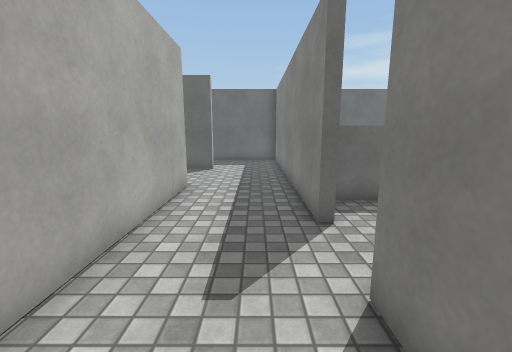
view 1 (above)

19 first-person views from a walk through a Unity game level. The camera is 1.4 m above the floor, tilts 10° down and sees 90° across. The floor is counted in squares, 0.75 m on a side. Each view is taken from the middle of a square. On the plan, view 1 faces up. The plan holds only what a view shows up to about 15 squares ahead; the rest is blank. The place goes on beyond the plan. The player is left out. Surface patterns are stand-ins for the level's own textures.

view 2
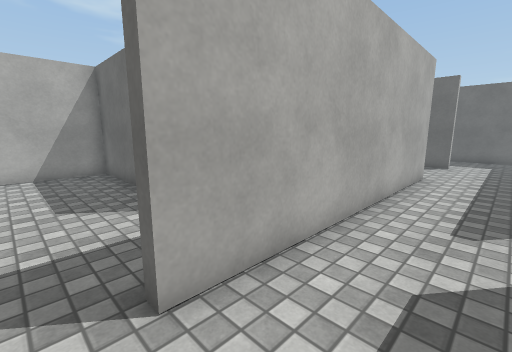

view 3
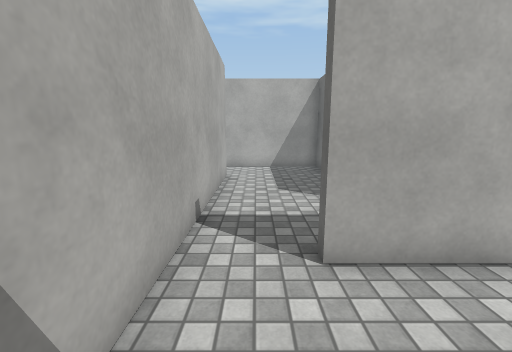

view 4
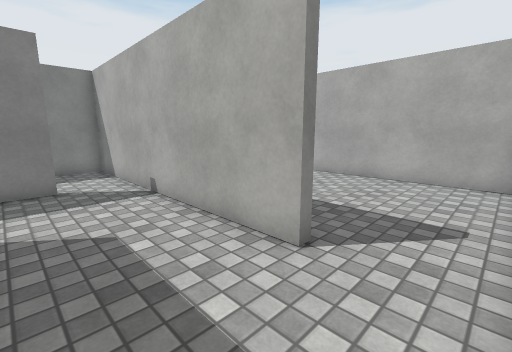

view 5
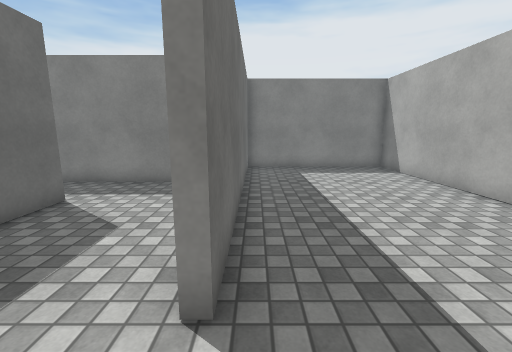

view 6
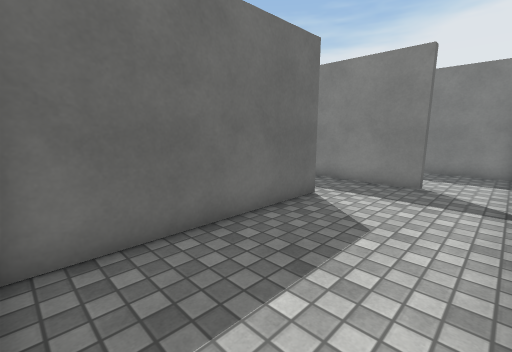

view 7
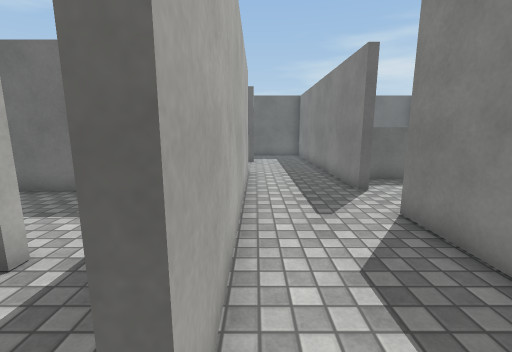

view 8
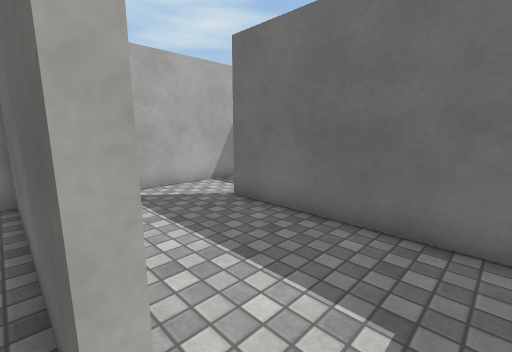

view 9
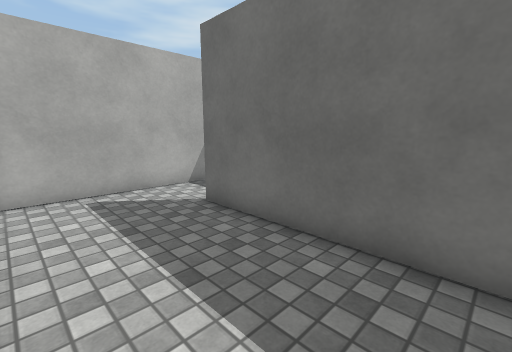

view 10
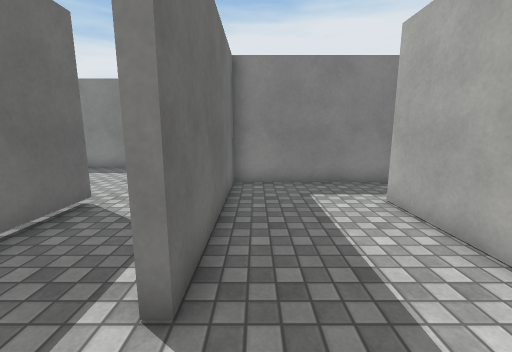

view 11
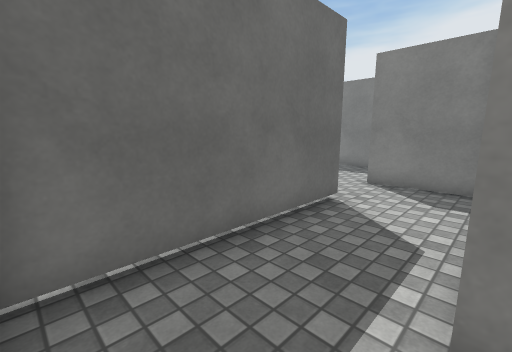

view 12
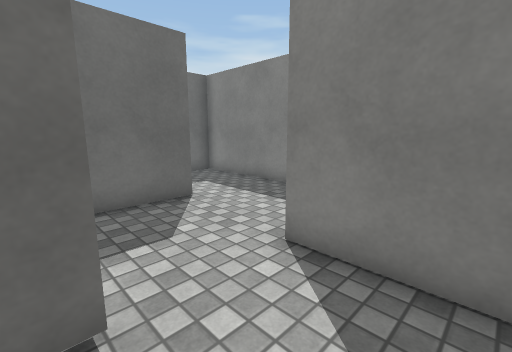

view 13
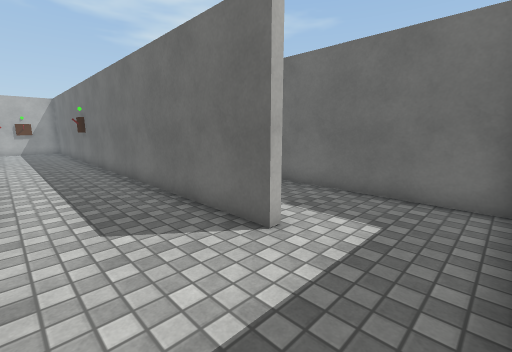

view 14
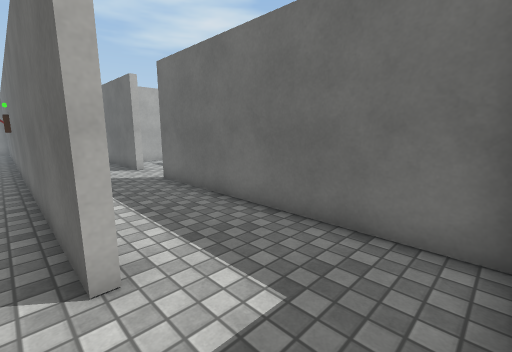

view 15
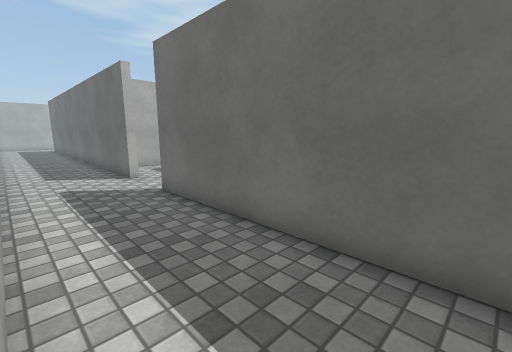

view 16
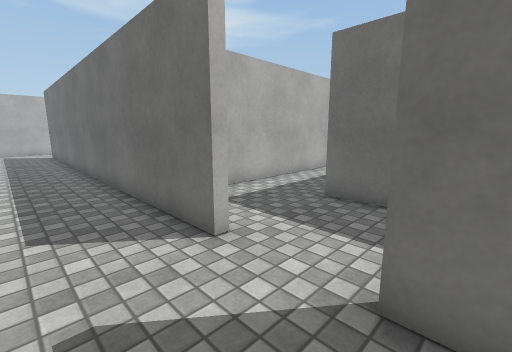

view 17
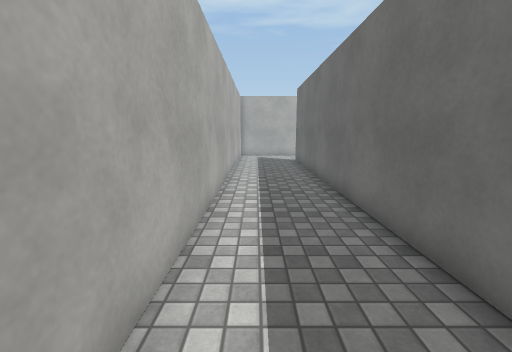

view 18
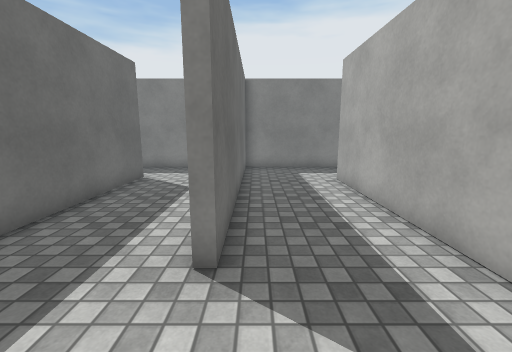

view 19
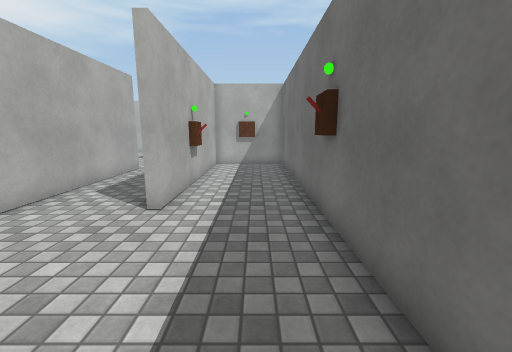

### Floor plan
Points are (right, up) in squares from view 1. A wall is a line through its corners. A room is listed if a view was taken in it or the views show most of it. See-through windows are left out.
Room 1 (views 1, 2, 3, 7, 13, 14, 15, 16, 17, 18, 19)
walls: (-9.1, 12.8) (-2.1, 12.8); (-11.5, 16.5) (-28.5, 16.5); (-2.3, 8.6) (-2.3, -2.1); (-2, 12.5) (-25.6, 12.5) (-25.6, 11.5); (1.3, 5) (1.3, 16.5) (-8.9, 16.5); (-25.6, 9.6) (-25.6, 8.7) (-16.9, 8.7); (-2.4, -4.2) (1.3, -4.2) (1.3, 2.6); (-28.5, 12.8) (-15, 12.8)
ways out: opening at (-3, -3) to room 2; opening at (-4.5, 8) to room 5; opening at (-15, 8); opening at (-10, 17); opening at (1, 4)
objects: other object (-20, 9); other object (-16, 12)
Room 2 (views 4, 6, 8)
walls: (-9.7, -4.6) (-9.7, -4.2) (-2.4, -4.2); (-5.2, 0.1) (-12.3, 0.1) (-12.3, -4.6); (-2.3, -2.1) (-2.7, -2.1) (-2.7, 0.6)
ways out: opening at (-3, -3) to room 1; opening at (-11, -4) to room 3; opening at (-4.5, 0) to room 4
Room 3 (view 5)
walls: (-12.1, -11.5) (1.3, -11.5) (1.3, -4.5); (0.6, -4.6) (-9.7, -4.6)
ways out: opening at (-11, -4) to room 2
Room 4 (views 9, 10)
walls: (-8.8, 0.5) (-5.2, 0.5); (-12.3, 4.6) (-12.3, 0.9); (-2.7, 0.6) (-2.7, 4.8) (-9.7, 4.8)
ways out: opening at (-4.5, 0) to room 2; opening at (-11, 5) to room 5
Room 5 (views 11, 12)
walls: (-9.7, 4.8) (-9.7, 5.2); (-5.5, 8.3) (-12.2, 8.3); (-12.3, 7) (-12.3, 4.6); (-2.7, 5.6) (-2.7, 8.6)
ways out: opening at (-4.5, 8) to room 1; opening at (-11, 5) to room 4

Where each view was taken, in squares from view 1:
view 1: 0 up, 0 right, facing up
view 2: 3 down, 0 right, facing up-left
view 3: 3 down, 1 right, facing left
view 4: 1 down, 12 left, facing down-right
view 5: 5 down, 12 left, facing right
view 6: 4 down, 12 left, facing up-right
view 7: 3 down, 2 left, facing up
view 8: 0 up, 4 left, facing up-left
view 9: 1 up, 4 left, facing up-left
view 10: 4 up, 12 left, facing right
view 11: 5 up, 12 left, facing up-right
view 12: 6 up, 6 left, facing up-right
view 13: 9 up, 1 right, facing up-left
view 14: 12 up, 1 right, facing up-left
view 15: 13 up, 1 left, facing up-left
view 16: 14 up, 8 left, facing up-left
view 17: 14 up, 14 left, facing left
view 18: 16 up, 12 left, facing right
view 19: 11 up, 11 left, facing left
